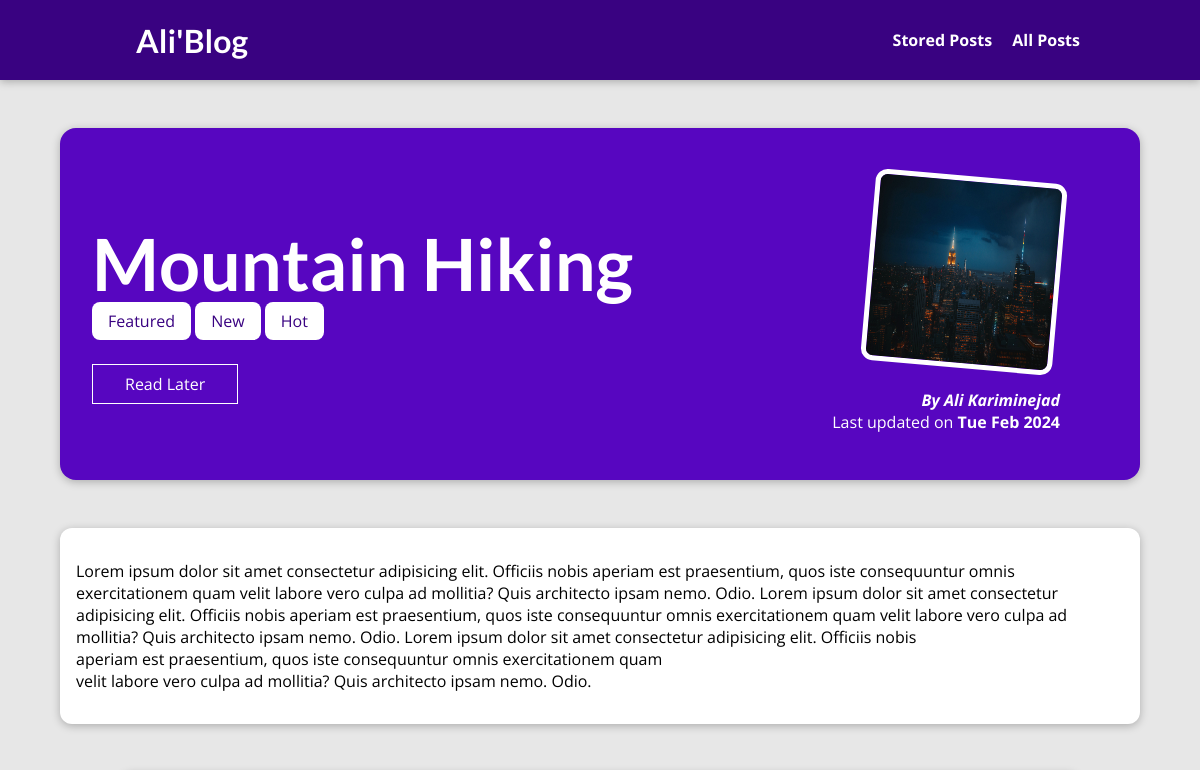
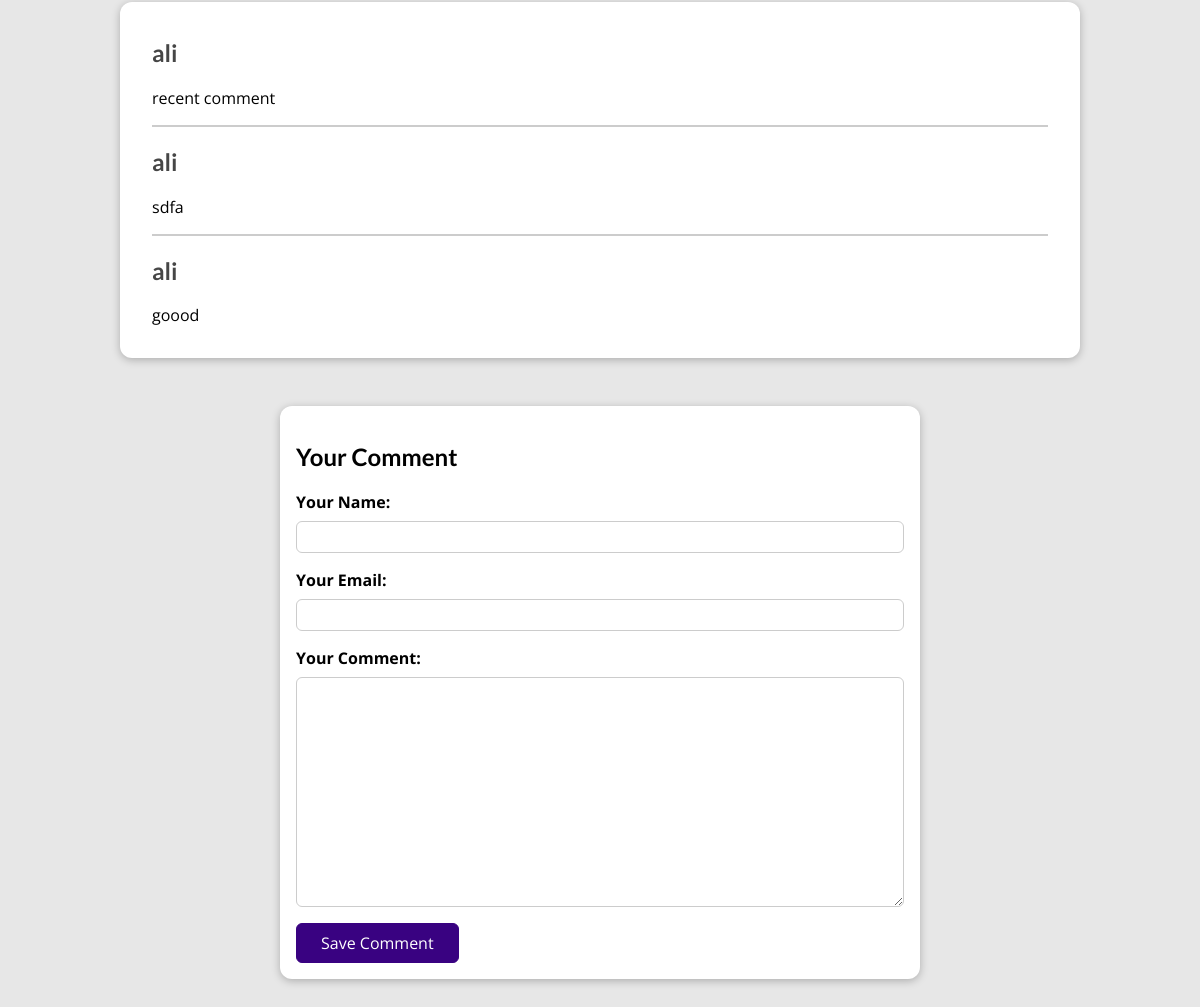
The page /posts/hike-in-the-mountains on the database its author committed (2 pictures, top to bottom).
### blog/models.py (models this page shows, shortened)
class Post(models.Model):
    title = models.CharField(max_length=150)
    excerpt = models.CharField(max_length=200)
    image = models.ImageField(upload_to="posts", null=True)
    date = models.DateField(auto_now=True)
    slug = models.SlugField(unique=True, db_index=True)
    content = models.TextField(validators=[MinLengthValidator(10)])
    author = models.ForeignKey(Author, on_delete=models.SET_NULL, null=True, related_name="posts")
    tags = models.ManyToManyField(Tag)

class Tag(models.Model):
    caption = models.CharField(max_length=20)

class Author(models.Model):
    first_name = models.CharField(max_length=100)
    last_name = models.CharField(max_length=100)
    email = models.EmailField()
    def full_name(self):
        return f"{self.first_name} {self.last_name}"
    def __str__(self):
        return self.full_name()

class Comment(models.Model):
    user_name = models.CharField(max_length=120)
    user_email = models.EmailField()
    text = models.TextField(max_length=400)
    post = models.ForeignKey('blog.Post', on_delete=models.CASCADE, related_name='comments')

### blog/views.py (the view)
# urls.py: path("posts/<slug:slug>", views.SinglePostView.as_view(), name="post-detail-page"),
class SinglePostView(View):
    template_name = "blog/post-detail.html"
    model = Post
    def is_stored_post(self, request, post_id):
        stored_posts = request.session.get("stored_posts")
        if stored_posts is not None:
            is_saved_for_later = post_id in stored_posts
        else:
            is_saved_for_later = False
        return is_saved_for_later
    def get(self, request, slug):
        post = Post.objects.get(slug=slug)
        context = {
            "post": post,
            "post_tags": post.tags.all(),
            "comment_form": CommentForm(),
            "comments": post.comments.all().order_by("-id"),
            "saved_for_later": self.is_stored_post(request, post.id)
        }
        return render(request, "blog/post-detail.html", context)
    def post(self, request, slug):
        comment_form = CommentForm(request.POST)
        post = Post.objects.get(slug=slug)
        if comment_form.is_valid():
            comment = comment_form.save(commit=False)
            comment.post = post
            comment.save()
            HttpResponseRedirect(reverse("post-detail-page", args=[slug]))
        post = Post.objects.get(slug=slug)
        context = {
            "post": post,
            "post_tags": post.tags.all(),
            "comment_form": CommentForm(),
            "comments": post.comments.all().order_by("-id"),
            "saved_for_later": self.is_stored_post(request, post.id)
            }
        return render(request, "blog/post-detail.html", context)

### blog/forms.py
class CommentForm(forms.ModelForm):
    class Meta:
        model = Comment
        exclude = ["post"]
        labels = {
            "user_name": "Your Name",
            "user_email": "Your Email",
            "text": "Your Comment"
        }

### blog/templates/blog/post-detail.html (shortened to what this page needs)
{% extends "base.html" %}
{% load static %}
{% block css_files %}
<link rel="stylesheet" href="{% static "blog/post-detail.css"%}">
{% endblock css_files %}
{% block content %}
<section id="summary">
  <h2>{{ post.title }}</h2>
  <div>
    {% for tag in post_tags %}
      <span class="tag">{{ tag.caption }}</span>
    {% endfor %}
  </div>
  <div id="read-later">
    <form action="{% url "read-later" %}" method="post">
      <button>
        {% if saved_for_later %}
        Remove from "Read Later" List
        {% else %}
        Read Later
        {% endif %}
      </button>
    </form>
  </div>
  <article>
    <img src="{{ post.image.url }}" alt="{{ post.title }}">
    <address>By <a href="mailto:{{ post.author.email_address }}">{{ post.author}}</a></address>
    <div>Last updated on <time> {{post.date|date:"D M Y"}} </time></div>
  </article>
</section>
<main>
  {{ post.content|linebreaks}}
</main>
<section id="comments">
<ul>
  {% for comment in comments%}
    <li>
      <h2>{{ comment.user_name }}</h2>
      <p>{{ comment.text|linebreaks }}</p>
    </li>
  {% endfor %}
</ul>
</section>
<section id="comment-form">
  <h2>Your Comment</h2>
  <form method="POST" action="{% url "post-detail-page" post.slug %}">
    {% for form_field in comment_form %}
    <div class="form-control">
      {{ form_field.label_tag }}
      {{ form_field }}
    </div>
    {% endfor %}
    <button>Save Comment</button>
  </form>
</section>
{% endblock %}

### static/app.css (style rules this page uses)
* { box-sizing: border-box; }
html { font-family: 'Open Sans', 'Lato', sans-serif; }
body { margin: 0; }
h1, h2, h3 { font-family: 'Lato', sans-serif; font-weight: bold; }

### blog/static/blog/post-detail.css (style rules this page uses)
body { background-color: #e7e7e7; }
#summary { margin: 8rem auto 3rem auto; padding: 2rem; width: 90%; max-width: 90rem; border-radius: 16px; background-color: #5706c0; position: relative; box-shadow: 0 2px 8px rgba(0, 0, 0, 0.25); height: 22rem; }
#summary h2 { color: white; font-size: 4.5rem; margin-bottom: 0.25rem; }
#summary article { position: absolute; top: 2rem; right: 3rem; padding: 1rem 2rem; border-radius: 12px; text-align: right; color: white; }
#summary article img { width: 12rem; height: 12rem; border-radius: 12px; transform: rotateZ(5deg); border: 5px solid white; margin-bottom: 1rem; }
#summary address { font-weight: bold; }
#summary a { color: white; text-decoration: none; }
#summary time { font-weight: bold; }
#read-later { margin: 2rem 0; }
#read-later button { background-color: transparent; border: 1px solid white; padding: 0.5rem 2rem; font: inherit; color: white; cursor: pointer; }
main { width: 90%; max-width: 90rem; margin: 3rem auto; background-color: white; padding: 1rem; border-radius: 12px; box-shadow: 0 2px 8px rgba(0, 0, 0, 0.25); }
.tag { background-color: white; color: #390281; padding: 0.5rem 1rem; border-radius: 8px; }
#comment-form { margin: 3rem auto; width: 90%; max-width: 40rem; border-radius: 12px; background-color: white; box-shadow: 0 2px 8px rgba(0, 0, 0, 0.25); padding: 1rem; }
#comment-form button { font: inherit; background-color: #390281; color: white; border: 1px solid #390281; padding: 0.5rem 1.5rem; border-radius: 6px; cursor: pointer; }
.form-control { margin-bottom: 1rem; }
.form-control label { font-weight: bold; margin-bottom: 0.5rem; display: block; }
.form-control input, .form-control textarea { display: block; width: 100%; font: inherit; padding: 0.25rem; border-radius: 6px; border: 1px solid #ccc; }
#comments { margin: 3rem auto; width: 90%; max-width: 60rem; border-radius: 12px; background-color: white; box-shadow: 0 2px 8px rgba(0, 0, 0, 0.25); padding: 1rem 2rem; }
#comments ul { list-style: none; margin: 0; padding: 0; }
#comments li { margin-bottom: 1rem; border-bottom: 2px solid #ccc; }
#comments li:last-of-type { border-bottom: none; }
#comments h2 { color: #464646; }

### rows shown on the page
Post: title "Mountain Hiking", image (picture), author "Ali Kariminejad", date "Tue Feb 2024", content "Lorem ipsum dolor sit amet consectetur adipisicing elit. Officiis nobis aperiam est praesentium, quos iste consequuntur omnis exercitationem quam velit labore vero culpa ad mollitia? Quis architecto ipsam nemo. Odio. Lorem ipsum dolor sit amet consectetur adipisicing elit. Officiis nobis aperiam est praesentium, quos iste consequuntur omnis exercitationem quam velit labore vero culpa ad mollitia? Quis architecto ipsam nemo. Odio. Lorem ipsum dolor sit amet consectetur adipisicing elit. Officiis nobis aperiam est praesentium, quos iste consequuntur omnis exercitationem quam velit labore vero culpa ad mollitia? Quis architecto ipsam nemo. Odio."
Tag: caption "Featured"
Tag: caption "New"
Tag: caption "Hot"
Comment: user_name "ali", text "recent comment"
Comment: user_name "ali", text "sdfa"
Comment: user_name "ali", text "goood"
